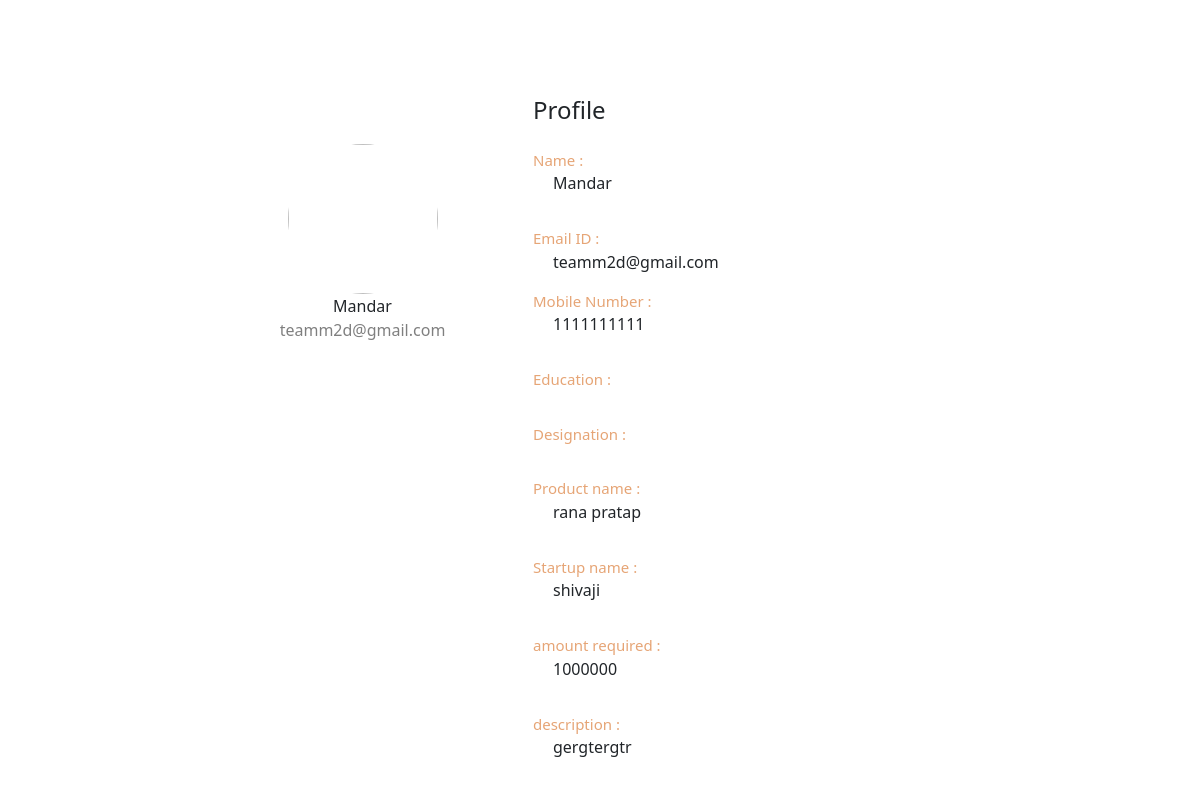
Screenshot of /profile.php (signed in) with the database file from the repository.
### tables this page shows
CREATE TABLE `promoter` (
  `id` int(11) NOT NULL,
  `ownername` varchar(100) NOT NULL,
  `productname` varchar(100) DEFAULT NULL,
  `startupname` varchar(100) DEFAULT NULL,
  `amount` int(11) DEFAULT NULL,
  `equity` int(11) DEFAULT NULL,
  `email` varchar(100) NOT NULL,
  `password` varchar(255) NOT NULL,
  `mno` int(10) DEFAULT NULL,
  `desc` varchar(255) DEFAULT NULL,
  `gender` tinyint(1) DEFAULT NULL,
  `education` varchar(50) DEFAULT NULL,
  `designation` varchar(50) DEFAULT NULL
);

### profile.php (the view, shortened to what this page needs)
<?php
include 'dbconnect.php';
    $user = $_SESSION['username'];
    $sql = "SELECT * FROM promoter WHERE ownername = '$user'";
    $result = mysqli_query($conn,$sql);
    $check=mysqli_fetch_assoc($result);
?>
<html>
<head>
    <link rel="stylesheet" href="in.css">
    <link rel="stylesheet" href="https://cdn.jsdelivr.net/npm/bootstrap@5.0.0-alpha1/dist/css/bootstrap.min.css">
    <link rel="stylesheet" href="https://cdn.jsdelivr.net/npm/bootstrap@5.0.0-alpha1/dist/js/bootstrap.bundle.min.js">
    <link rel="stylesheet" href="https://cdnjs.cloudflare.com/ajax/libs/jquery/3.2.1/jquery.min.js">
</head>
<body>
    <div class="container rounded bg-white mt-5 mb-5">
        <div class="row jus">
            <div class="col-md-3 border-right">
            <div class="d-flex flex-column align-items-center text-center p-3 py-5"><img class="rounded-circle mt-5"
                        width="150px"
                        src="https://st3.depositphotos.com/15648834/17930/v/600/depositphotos_179308454-stock-illustration-unknown-person-silhouette-glasses-profile.jpg"><span
                        class="font-weight-bold">      <?php
                                echo $check["ownername"];
                        ?></span><span
                        class="text-black-50">      <?php
                                echo $check["email"];
                        ?></span><span> </span></div>
            </div>
            <div class="col-md-5 border-right">
                <div class="p-3 py-5">
                    <div class="d-flex justify-content-between align-items-center mb-3">
                        <h4 class="text-right">Profile</h4>
                    </div>
                    <div class="row mt-2">
                        <div class="col-md-6"><label class="labels">Name :</label><div> <p><?php echo $_SESSION['username']; ?></p></div>
                    </div>
                    <div class="row mt-3">
                        <div class="col-md-12"><label class="labels">Email ID :</label><div>
                            <p>
                                <?php
                                echo $check["email"];
                        ?>
                    </p>
                </div>
                    <div class="row mt-3">
                        <div class="col-md-12"><label class="labels">Mobile Number :</label><div> <p>       <?php
                                echo $check["mno"];
                        ?></p></div>
                    </div>
                    <div class="row mt-3">
                        <div class="col-md-12"><label class="labels">Education :</label><div> <p></p></div>
                    </div>
                    <div class="row mt-3">
                        <div class="col-md-6"><label class="labels">Designation : </label><div> <p></p></div>
                    </div>
                    <div class="row mt-3">
                        <div class="col-md-12"><label class="labels">Product name :</label><div> <p>       <?php
                                echo $check["productname"];
                        ?></p></div>
                    </div>
                    <div class="row mt-3">
                        <div class="col-md-12"><label class="labels">Startup name :</label><div> <p>       <?php
                                echo $check["startupname"];
                        ?></p></div>
                    </div>
                    <div class="row mt-3">
                        <div class="col-md-12"><label class="labels">amount required :</label><div> <p>       <?php
                                echo $check["amount"];
                        ?></p></div>
                    </div>
                    <div class="row mt-3">
                        <div class="col-md-12"><label class="labels">description :</label><div> <p>       <?php
                                echo $check["desc"];
                        ?></p></div>
                    </div>
                </div>
            </div>
        </div>
    </div>
    </div>
    </div>
</body>
</html>

### in.css (style rules this page uses)
body { background: rgb(99, 39, 120) }
.labels { font-size: 15px; color:rgb(230, 165, 118); }
.jus { display: flex; justify-content: center; }
.row { margin: 10px; }
.row p { margin-left: 20px; }

### rows the page displays
promoter: ownername "Mandar", email "teamm2d@gmail.com", mno "1111111111", productname "rana pratap", startupname "shivaji", amount "1000000", desc "gergtergtr"

### other values shown
$_SESSION['username'] "Mandar"
